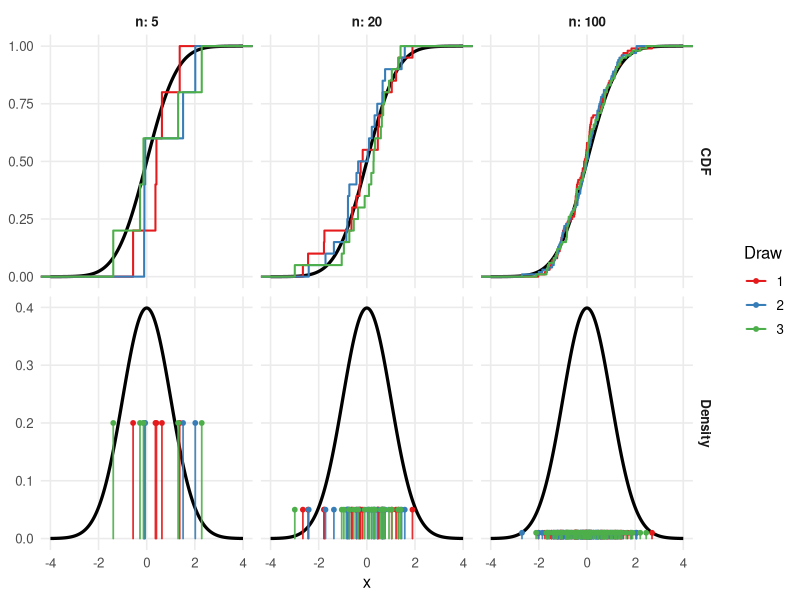

Here is the R script that generated this plot:
## ---- chunk 1
#| warnings: false
library(tidyverse)
## ---- chunk 2
# Empirical distribution illustration (eCDF + point-mass spikes)
# - ns = c(5, 20, 100)
# - Rows: CDF vs Density
# - Three independent draws per n (colored)
# - True CDF/PDF in thick black
# - "Empirical PDF": sticks of height 1/n with a dot at each observation

library(ggplot2)
library(dplyr)
library(purrr)
library(tidyr)

set.seed(42)

# ---- True distribution (N(0,1)); swap these to change the truth ----
rgen  <- function(n) rnorm(n, 0, 1)
ptrue <- function(x) pnorm(x, 0, 1)
dtrue <- function(x) dnorm(x, 0, 1)

# ---- Settings ----
ns     <- c(5, 20, 100)
draws  <- 3
x_grid <- seq(-4, 4, length.out = 600)

# ---- Simulate three draws for each n (compute 1/n BEFORE converting n to factor) ----
sim <- map_df(ns, function(n0) {
  nn <- as.numeric(n0)
  map_df(1:draws, function(d) {
    tibble(
      x    = rgen(nn),
      n    = nn,          # keep numeric for now
      draw = factor(d),
      y1   = 1/nn         # height of each spike
    )
  })
}) %>% mutate(n = factor(n, levels = ns))  # convert to factor only after y1 is computed

# ---- True curves for both statistics, replicated over facets ----
true_df <- expand_grid(
  x    = x_grid,
  stat = factor(c("CDF", "Density"), levels = c("CDF", "Density")),
  n    = factor(ns, levels = ns)
) %>%
  mutate(y = if_else(stat == "CDF", ptrue(x), dtrue(x)))

# ---- Spikes (empirical point masses) for the Density row ----
spikes <- sim %>%
  transmute(
    x, y0 = 0, y1,
    n, draw,
    stat = factor("Density", levels = c("CDF", "Density"))
  )

# ---- Build the plot ----
p <- ggplot() +
  # True curves (thick black)
  geom_line(
    data = true_df,
    aes(x = x, y = y),
    linewidth = 1.1,
    color = "black"
  ) +
  # eCDFs (pad=TRUE so they start at 0 and end at 1 within the plotted x-range)
  stat_ecdf(
    data = sim %>% mutate(stat = factor("CDF", levels = c("CDF", "Density"))),
    aes(x = x, color = draw, group = draw),
    linewidth = 0.7,
    pad = TRUE
  ) +
  # Empirical "PDF": vertical sticks of height 1/n with dots on top
  geom_segment(
    data = spikes,
    aes(x = x, xend = x, y = y0, yend = y1, color = draw, group = draw),
    linewidth = 0.6,
    lineend = "round",
    alpha = 0.9
  ) +
  geom_point(
    data = spikes,
    aes(x = x, y = y1, color = draw, group = draw),
    size = 1.3
  ) +
  facet_grid(stat ~ n, scales = "free_y", 
    labeller = labeller(stat = label_value,  # rows
                               n    = label_both)) +
  scale_color_brewer(palette = "Set1", name = "Draw") +
  labs(
    x = "x",
    y = NULL,
  ) +
  coord_cartesian(xlim = range(x_grid)) +
  theme_minimal(base_size = 12) +
  theme(
    panel.grid.minor = element_blank(),
    strip.text = element_text(face = "bold"),
    plot.title = element_text(face = "bold")
  )

p
